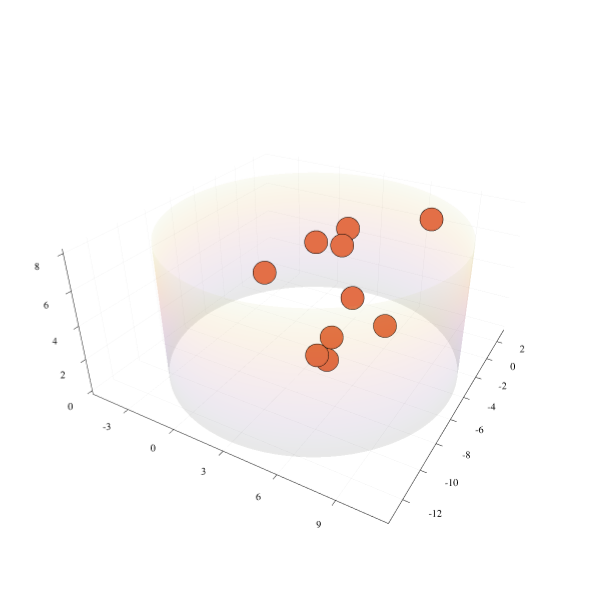

The notebook cell this image was saved under:
### Code cell
using Plots
plotlyjs()
X_cyl,Y_cyl,Z_cyl=CylinderShape(3,-5,8.,8.) 
plt1=Plots.surface(
    X_cyl, Y_cyl, Z_cyl, 
    size=(600,600),
    opacity=0.3, 
    cbar=:none, 
    legend=false)
Plots.scatter!(
    df.x1,df.x2,df.x3,
    mode="markers"
)

display(plt1)

### Figure 1 — Plotly figure (JSON) as saved in the notebook; plotly's stock layout.template omitted (floating-point values rounded to 4 significant figures; data arrays with more than 128 entries replaced by an {"elided": "..."} marker saying what was removed)
{"data": [{"colorbar": {"len": 0.9684, "title": "", "x": 0.9934, "y": 0.5093}, "colorscale": {"elided": "256x2 mixed values"}, "name": "y1", "opacity": 0.3, "scene": "scene", "showlegend": false, "showscale": false, "type": "surface", "x": {"elided": "100x100 float values"}, "xaxis": "x", "y": {"elided": "100x100 float values"}, "yaxis": "y", "z": {"elided": "100x100 float values"}, "zaxis": "z", "zmax": 8, "zmin": 0}, {"colorbar": {"len": 0.9684, "title": "", "x": 0.9934, "y": 0.5093}, "legendgroup": "y2", "marker": {"color": "rgba(227, 111, 71, 1.000)", "line": {"color": "rgba(0, 0, 0, 1.000)", "width": 1}, "size": 8, "symbol": "circle"}, "mode": "markers", "name": "y2", "scene": "scene", "showlegend": true, "type": "scatter3d", "x": [3.594, 7.726, 4.198, 3.153, 3.986, 5.58, 6.336, 5.166, 4.783, 1.022], "xaxis": "x", "y": [-2.335, -0.9308, -5.63, -5.029, -6.354, -5.557, -2.92, -6.029, -6.226, -6.651], "yaxis": "y", "z": [6.971, 7.877, 0.5764, 7.167, 1.247, 4.853, 1.957, 7.878, 2.588, 5.592], "zaxis": "z", "zmax": 8, "zmin": 0}], "layout": {"annotations": [], "height": 600, "margin": {"b": 20, "l": 0, "r": 0, "t": 20}, "paper_bgcolor": "rgba(255, 255, 255, 1.000)", "plot_bgcolor": "rgba(255, 255, 255, 1.000)", "scene": {"camera": {"eye": {"x": 1.126, "y": -1.95, "z": 1.3}, "projection": "orthographic"}, "domain": {"x": [0.05101, 0.9934], "y": [0.02508, 0.9934]}, "xaxis": {"gridcolor": "rgba(0, 0, 0, 0.100)", "gridwidth": 0.5, "linecolor": "rgba(0, 0, 0, 1.000)", "mirror": false, "range": [-5.476, 11.48], "showgrid": true, "showline": true, "showticklabels": true, "tickangle": 0, "tickcolor": "rgb(0, 0, 0)", "tickfont": {"color": "rgba(0, 0, 0, 1.000)", "family": "sans-serif", "size": 11}, "tickmode": "array", "ticks": "inside", "ticktext": ["-3", "0", "3", "6", "9"], "tickvals": [-3, 0, 3, 6, 9], "title": "", "titlefont": {"color": "rgba(0, 0, 0, 1.000)", "family": "sans-serif", "size": 15}, "type": "-", "visible": true, "zeroline": false, "zerolinecolor": "rgba(0, 0, 0, 1.000)"}, "yaxis": {"gridcolor": "rgba(0, 0, 0, 0.100)", "gridwidth": 0.5, "linecolor": "rgba(0, 0, 0, 1.000)", "mirror": false, "range": [-13.48, 3.479], "showgrid": true, "showline": true, "showticklabels": true, "tickangle": 0, "tickcolor": "rgb(0, 0, 0)", "tickfont": {"color": "rgba(0, 0, 0, 1.000)", "family": "sans-serif", "size": 11}, "tickmode": "array", "ticks": "inside", "ticktext": ["-12", "-10", "-8", "-6", "-4", "-2", "0", "2"], "tickvals": [-12, -10, -8, -6, -4, -2, 0, 2], "title": "", "titlefont": {"color": "rgba(0, 0, 0, 1.000)", "family": "sans-serif", "size": 15}, "type": "-", "visible": true, "zeroline": false, "zerolinecolor": "rgba(0, 0, 0, 1.000)"}, "zaxis": {"gridcolor": "rgba(0, 0, 0, 0.100)", "gridwidth": 0.5, "linecolor": "rgba(0, 0, 0, 1.000)", "mirror": false, "range": [-0.24, 8.24], "showgrid": true, "showline": true, "showticklabels": true, "tickangle": 0, "tickcolor": "rgb(0, 0, 0)", "tickfont": {"color": "rgba(0, 0, 0, 1.000)", "family": "sans-serif", "size": 11}, "tickmode": "array", "ticks": "inside", "ticktext": ["0", "2", "4", "6", "8"], "tickvals": [0, 2, 4, 6, 8], "title": "", "titlefont": {"color": "rgba(0, 0, 0, 1.000)", "family": "sans-serif", "size": 15}, "type": "-", "visible": true, "zeroline": false, "zerolinecolor": "rgba(0, 0, 0, 1.000)"}}, "showlegend": false, "width": 600}}
